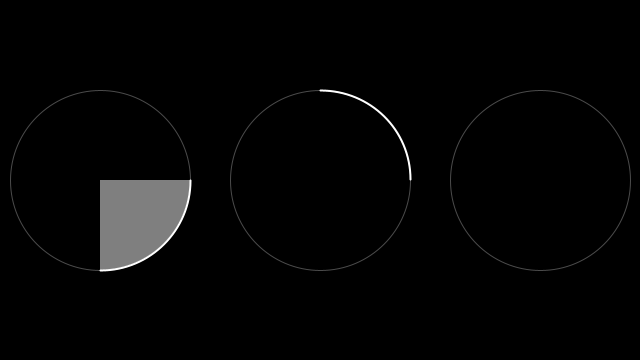
Frame 1 (no input)
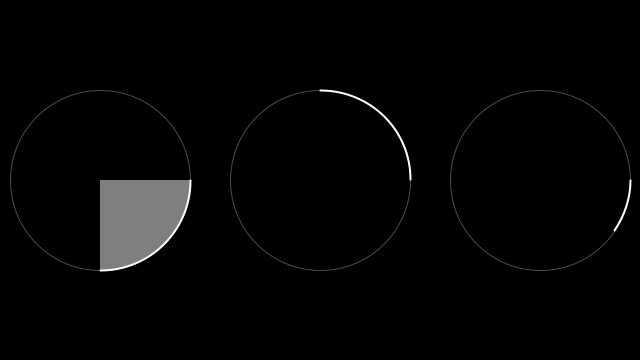
Frame 60 (the mouse pressed at the canvas centre just before this capture)
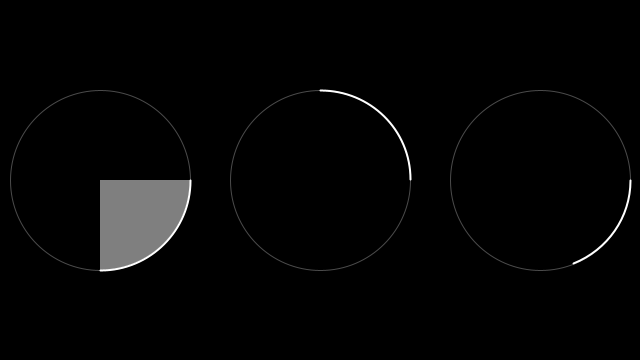
Frame 120 (the mouse held since frame 60 and released just before this capture)

The Processing sketch that drew these frames (run headless with seeded random() and noise(); from frame 60 on, the mouse is pressed at the canvas centre):

// Processing sketch: arcs
// ── arcs.pde
// ICM 2012
// Daniel Shiffman
// Example about arcs

// An angle of 0
float a = 0;

void setup() {
  size(640,360);
  smooth();
}

void draw() { 
  background(0);
 
  // Show the first circles
  stroke(75);
  strokeWeight(1);
  noFill();
  ellipse(100,180,180,180);
  ellipse(320,180,180,180);
  ellipse(540,180,180,180);

  // Arc one way
  stroke(255);
  strokeWeight(2);
  fill(127);
  // x,y,width,height,start angle, end angle
  arc(100,180, 180,180,0, HALF_PI);
  
  // Arc another
  noFill();
  arc(320,180, 180,180,-HALF_PI, 0);
  
  // Animating arc
  arc(540,180, 180,180,0, a);
  
  a += 0.01;  
  if (a > TWO_PI) {
    a = 0;
  }
}
